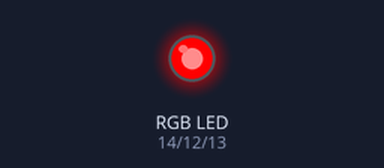
Bench run of a sketch on a simulated ESP32. Parts: an RGB LED mixed from three pins (HIGH = lit).

Above: at 0.15 s.
At 0.75 s:
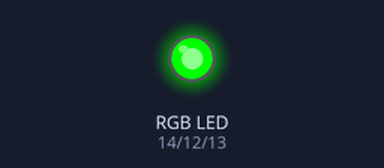
At 1.35 s:
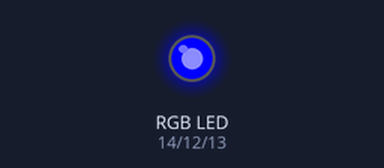
At 3.45 s:
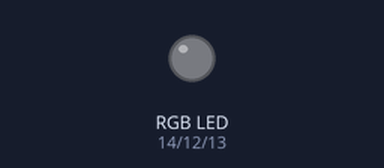
Timing chart, 0 to 4.1 s (numbered marks = the images above):
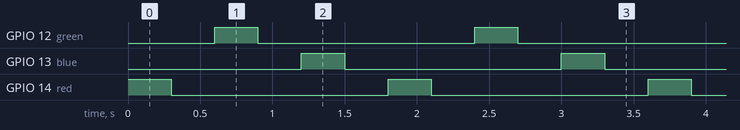

Measured:
- by itself, GPIO 12 (green), GPIO 13 (blue), GPIO 14 (red): alternates HIGH for 0.30 s and LOW for 1.5 s
- by itself, everything shown: repeats every 1.8 s, in 6 steps

The sketch:

BlinkRGBesp32.ino
```cpp
// BlinkRGBesp32

#define red 14
#define green 12
#define blue 13

void setup() {
  pinMode(red, OUTPUT);
  pinMode(green, OUTPUT);
  pinMode(blue, OUTPUT);
}

void loop() {
  digitalWrite(red, HIGH);
  delay(300);
  digitalWrite(red, LOW);
  delay(300);

  digitalWrite(green, HIGH);
  delay(300);
  digitalWrite(green, LOW);
  delay(300);

  digitalWrite(blue, HIGH);
  delay(300);
  digitalWrite(blue, LOW);
  delay(300);
}
```
